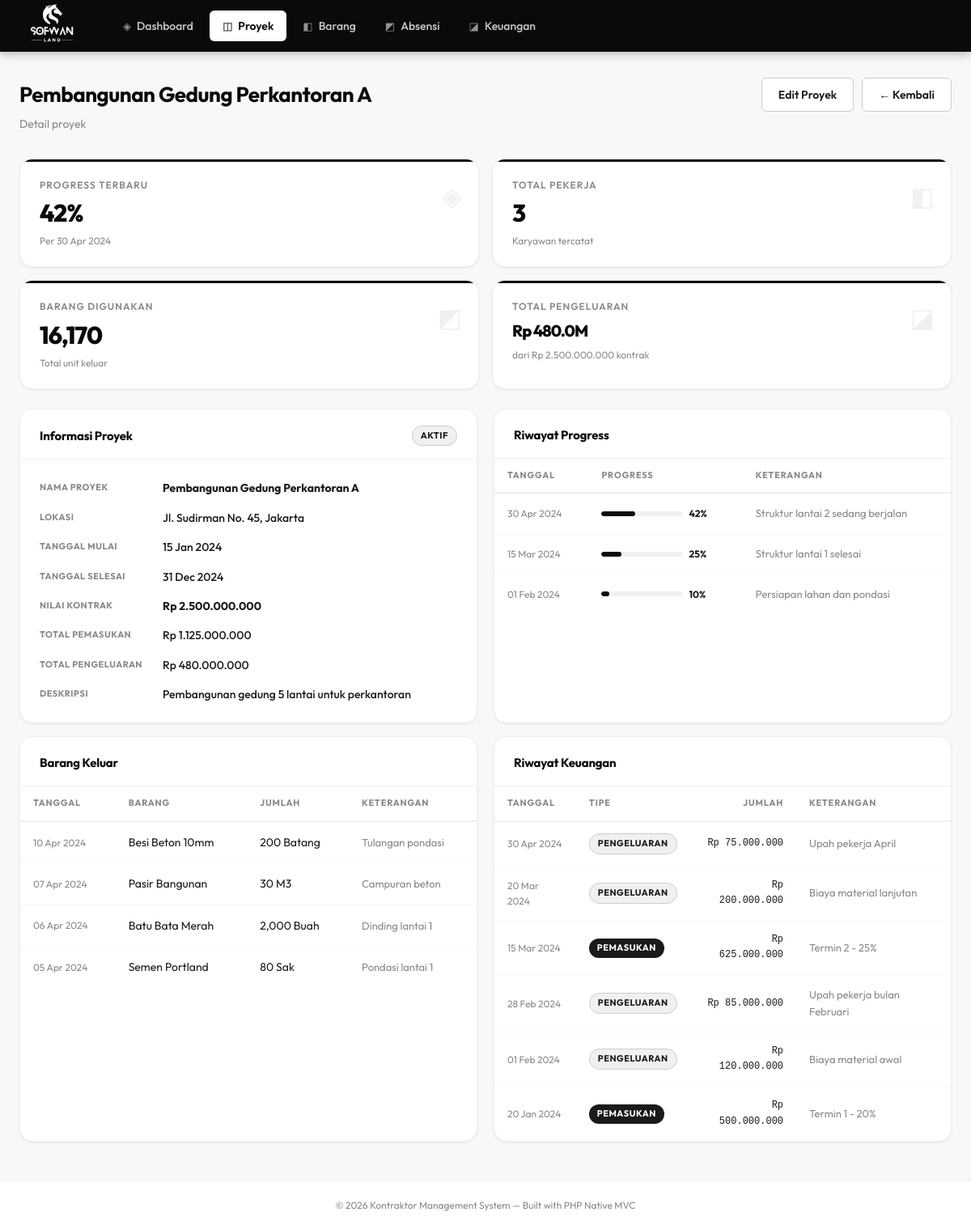
Screenshot of /index.php/public/index.php?page=proyek&action=detail&id=1 (signed in) with the database file from the repository.
### tables this page shows
CREATE TABLE IF NOT EXISTS proyek (
    id INT AUTO_INCREMENT PRIMARY KEY,
    nama_proyek VARCHAR(255) NOT NULL,
    lokasi VARCHAR(255) NOT NULL,
    tanggal_mulai DATE,
    tanggal_selesai DATE,
    nilai_kontrak DECIMAL(15,2) DEFAULT 0,
    status ENUM('aktif','selesai','pending') DEFAULT 'aktif',
    deskripsi TEXT,
    created_at TIMESTAMP DEFAULT CURRENT_TIMESTAMP
);

CREATE TABLE IF NOT EXISTS progress (
    id INT AUTO_INCREMENT PRIMARY KEY,
    id_proyek INT NOT NULL,
    persentase INT NOT NULL DEFAULT 0,
    keterangan TEXT,
    tanggal DATE NOT NULL,
    created_at TIMESTAMP DEFAULT CURRENT_TIMESTAMP,
    FOREIGN KEY (id_proyek) REFERENCES proyek(id)
);

CREATE TABLE IF NOT EXISTS barang_keluar (
    id INT AUTO_INCREMENT PRIMARY KEY,
    id_barang INT NOT NULL,
    id_proyek INT NOT NULL,
    jumlah INT NOT NULL,
    tanggal DATE NOT NULL,
    keterangan TEXT,
    created_at TIMESTAMP DEFAULT CURRENT_TIMESTAMP,
    FOREIGN KEY (id_barang) REFERENCES barang(id),
    FOREIGN KEY (id_proyek) REFERENCES proyek(id)
);

CREATE TABLE IF NOT EXISTS barang (
    id INT AUTO_INCREMENT PRIMARY KEY,
    nama_barang VARCHAR(255) NOT NULL,
    satuan VARCHAR(50),
    stok INT DEFAULT 0,
    harga_satuan DECIMAL(15,2) DEFAULT 0,
    created_at TIMESTAMP DEFAULT CURRENT_TIMESTAMP
);

CREATE TABLE IF NOT EXISTS laporan_keuangan (
    id INT AUTO_INCREMENT PRIMARY KEY,
    id_proyek INT NOT NULL,
    tipe ENUM('pemasukan','pengeluaran') NOT NULL,
    jumlah DECIMAL(15,2) NOT NULL,
    keterangan TEXT,
    tanggal DATE NOT NULL,
    created_at TIMESTAMP DEFAULT CURRENT_TIMESTAMP,
    FOREIGN KEY (id_proyek) REFERENCES proyek(id)
);

### config/database.php (called while the page is built, shortened)
<?php
function getDB() {
    static $pdo = null;
    if ($pdo === null) {
        try {
            $dsn = "mysql:host=" . DB_HOST . ";dbname=" . DB_NAME . ";charset=utf8mb4";
            $pdo = new PDO($dsn, DB_USER, DB_PASS, [
                PDO::ATTR_ERRMODE            => PDO::ERRMODE_EXCEPTION,
                PDO::ATTR_DEFAULT_FETCH_MODE => PDO::FETCH_ASSOC,
                PDO::ATTR_EMULATE_PREPARES   => false,
            ]);
        } catch (PDOException $e) {
            die(json_encode(['error' => 'Koneksi database gagal: ' . $e->getMessage()]));
        }
    }
    return $pdo;
}

### app/models/ProyekModel.php (called while the page is built, shortened)
<?php
class ProyekModel {
    private $db;
    public function __construct() {
        $this->db = getDB();
    }
    public function getDetail(int $id): ?array {
        $stmt = $this->db->prepare("
            SELECT
                p.*,
                COALESCE(pr.persentase, 0) AS progress_terbaru,
                COALESCE(pr.keterangan, '') AS progress_ket,
                COALESCE(pr.tanggal, '') AS progress_tgl,
                COUNT(DISTINCT a.id_karyawan) AS total_pekerja,
                COALESCE(SUM(bk.jumlah), 0) AS total_barang_keluar,
                COALESCE(lk_sum.total_biaya, 0) AS total_biaya,
                COALESCE(lk_sum.total_pemasukan, 0) AS total_pemasukan
            FROM proyek p
            LEFT JOIN (
                SELECT id_proyek, persentase, keterangan, tanggal FROM progress
                WHERE (id_proyek, tanggal) IN (
                    SELECT id_proyek, MAX(tanggal) FROM progress GROUP BY id_proyek
                )
            ) pr ON pr.id_proyek = p.id
            LEFT JOIN absensi a ON a.id_proyek = p.id
            LEFT JOIN barang_keluar bk ON bk.id_proyek = p.id
            LEFT JOIN (
                SELECT id_proyek,
                    SUM(CASE WHEN tipe = 'pengeluaran' THEN jumlah ELSE 0 END) AS total_biaya,
                    SUM(CASE WHEN tipe = 'pemasukan' THEN jumlah ELSE 0 END) AS total_pemasukan
                FROM laporan_keuangan GROUP BY id_proyek
            ) lk_sum ON lk_sum.id_proyek = p.id
            WHERE p.id = ?
            GROUP BY p.id, pr.persentase, pr.keterangan, pr.tanggal,
                     lk_sum.total_biaya, lk_sum.total_pemasukan
        ");
        $stmt->execute([$id]);
        return $stmt->fetch() ?: null;
    }
    public function getProgressHistory(int $id): array {
        $stmt = $this->db->prepare(
            "SELECT * FROM progress WHERE id_proyek = ? ORDER BY tanggal DESC LIMIT 10"
        );
        $stmt->execute([$id]);
        return $stmt->fetchAll();
    }
    public function getKeuanganHistory(int $id): array {
        $stmt = $this->db->prepare(
            "SELECT * FROM laporan_keuangan WHERE id_proyek = ? ORDER BY tanggal DESC LIMIT 10"
        );
        $stmt->execute([$id]);
        return $stmt->fetchAll();
    }
    public function getBarangKeluar(int $id): array {
        $stmt = $this->db->prepare("
            SELECT bk.*, b.nama_barang, b.satuan
            FROM barang_keluar bk
            JOIN barang b ON b.id = bk.id_barang
            WHERE bk.id_proyek = ?
            ORDER BY bk.tanggal DESC
        ");
        $stmt->execute([$id]);
        return $stmt->fetchAll();
    }
}

### app/views/proyek/detail.php (the view)
<?php require BASE_PATH . '/app/views/layouts/header.php'; ?>
<div class="detail-stats">
    <div class="stat-card">
        <div class="stat-label">Progress Terbaru</div>
        <div class="stat-value"><?= $proyek['progress_terbaru'] ?>%</div>
        <?php if ($proyek['progress_tgl']): ?>
        <div class="stat-trend">Per <?= date('d M Y', strtotime($proyek['progress_tgl'])) ?></div>
        <?php endif; ?>
        <div class="stat-icon">◈</div>
    </div>
    <div class="stat-card">
        <div class="stat-label">Total Pekerja</div>
        <div class="stat-value"><?= $proyek['total_pekerja'] ?></div>
        <div class="stat-trend">Karyawan tercatat</div>
        <div class="stat-icon">◧</div>
    </div>
    <div class="stat-card">
        <div class="stat-label">Barang Digunakan</div>
        <div class="stat-value"><?= number_format($proyek['total_barang_keluar']) ?></div>
        <div class="stat-trend">Total unit keluar</div>
        <div class="stat-icon">◩</div>
    </div>
    <div class="stat-card">
        <div class="stat-label">Total Pengeluaran</div>
        <div class="stat-value small">Rp <?= number_format($proyek['total_biaya']/1000000, 1) ?>M</div>
        <div class="stat-trend">dari Rp <?= number_format($proyek['nilai_kontrak'], 0, ',', '.') ?> kontrak</div>
        <div class="stat-icon">◪</div>
    </div>
</div>
<div class="grid-2">
    <div class="card">
        <div class="card-header"><span class="card-title">Informasi Proyek</span>
            <span class="badge badge-<?= $proyek['status'] ?>"><?= ucfirst($proyek['status']) ?></span>
        </div>
        <div class="card-body">
            <div class="info-list">
                <div class="info-item">
                    <span class="info-key">Nama Proyek</span>
                    <span class="info-val fw-700"><?= htmlspecialchars($proyek['nama_proyek']) ?></span>
                </div>
                <div class="info-item">
                    <span class="info-key">Lokasi</span>
                    <span class="info-val"><?= htmlspecialchars($proyek['lokasi']) ?></span>
                </div>
                <div class="info-item">
                    <span class="info-key">Tanggal Mulai</span>
                    <span class="info-val"><?= $proyek['tanggal_mulai'] ? date('d M Y', strtotime($proyek['tanggal_mulai'])) : '-' ?></span>
                </div>
                <div class="info-item">
                    <span class="info-key">Tanggal Selesai</span>
                    <span class="info-val"><?= $proyek['tanggal_selesai'] ? date('d M Y', strtotime($proyek['tanggal_selesai'])) : '-' ?></span>
                </div>
                <div class="info-item">
                    <span class="info-key">Nilai Kontrak</span>
                    <span class="info-val fw-700">Rp <?= number_format($proyek['nilai_kontrak'], 0, ',', '.') ?></span>
                </div>
                <div class="info-item">
                    <span class="info-key">Total Pemasukan</span>
                    <span class="info-val">Rp <?= number_format($proyek['total_pemasukan'], 0, ',', '.') ?></span>
                </div>
                <div class="info-item">
                    <span class="info-key">Total Pengeluaran</span>
                    <span class="info-val">Rp <?= number_format($proyek['total_biaya'], 0, ',', '.') ?></span>
                </div>
                <?php if ($proyek['deskripsi']): ?>
                <div class="info-item">
                    <span class="info-key">Deskripsi</span>
                    <span class="info-val"><?= nl2br(htmlspecialchars($proyek['deskripsi'])) ?></span>
                </div>
                <?php endif; ?>
            </div>
        </div>
    </div>
    <div class="card">
        <div class="card-header"><span class="card-title">Riwayat Progress</span></div>
        <div class="table-wrap">
            <table>
                <thead>
                    <tr><th>Tanggal</th><th>Progress</th><th>Keterangan</th></tr>
                </thead>
                <tbody>
                    <?php if (empty($progressHistory)): ?>
                    <tr><td colspan="3" class="text-center text-muted" style="padding:24px">Belum ada riwayat progress</td></tr>
                    <?php else: ?>
                    <?php foreach ($progressHistory as $pr): ?>
                    <tr>
                        <td class="text-muted" style="font-size:12px"><?= date('d M Y', strtotime($pr['tanggal'])) ?></td>
                        <td>
                            <div class="flex">
                                <div class="progress-bar-wrap">
                                    <div class="progress-bar-fill" data-width="<?= $pr['persentase'] ?>"></div>
                                </div>
                                <span class="progress-label"><?= $pr['persentase'] ?>%</span>
                            </div>
                        </td>
                        <td class="text-muted"><?= htmlspecialchars($pr['keterangan'] ?? '-') ?></td>
                    </tr>
                    <?php endforeach; ?>
                    <?php endif; ?>
                </tbody>
            </table>
        </div>
    </div>
</div>
<div class="grid-2 mt-4">
    <div class="card">
        <div class="card-header"><span class="card-title">Barang Keluar</span></div>
        <div class="table-wrap">
            <table>
                <thead><tr><th>Tanggal</th><th>Barang</th><th>Jumlah</th><th>Keterangan</th></tr></thead>
                <tbody>
                    <?php if (empty($barangKeluar)): ?>
                    <tr><td colspan="4" class="text-center text-muted" style="padding:24px">Belum ada barang keluar</td></tr>
                    <?php else: ?>
                    <?php foreach ($barangKeluar as $bk): ?>
                    <tr>
                        <td class="text-muted" style="font-size:12px"><?= date('d M Y', strtotime($bk['tanggal'])) ?></td>
                        <td><?= htmlspecialchars($bk['nama_barang']) ?></td>
                        <td><?= number_format($bk['jumlah']) ?> <?= $bk['satuan'] ?></td>
                        <td class="text-muted"><?= htmlspecialchars($bk['keterangan'] ?? '-') ?></td>
                    </tr>
                    <?php endforeach; ?>
                    <?php endif; ?>
                </tbody>
            </table>
        </div>
    </div>
    <div class="card">
        <div class="card-header"><span class="card-title">Riwayat Keuangan</span></div>
        <div class="table-wrap">
            <table>
                <thead><tr><th>Tanggal</th><th>Tipe</th><th class="text-right">Jumlah</th><th>Keterangan</th></tr></thead>
                <tbody>
                    <?php if (empty($keuanganHistory)): ?>
                    <tr><td colspan="4" class="text-center text-muted" style="padding:24px">Belum ada data keuangan</td></tr>
                    <?php else: ?>
                    <?php foreach ($keuanganHistory as $lk): ?>
                    <tr>
                        <td class="text-muted" style="font-size:12px"><?= date('d M Y', strtotime($lk['tanggal'])) ?></td>
                        <td><span class="badge <?= $lk['tipe'] === 'pemasukan' ? 'badge-selesai' : 'badge-aktif' ?>"><?= ucfirst($lk['tipe']) ?></span></td>
                        <td class="text-right font-mono" style="font-size:12px">Rp <?= number_format($lk['jumlah'], 0, ',', '.') ?></td>
                        <td class="text-muted"><?= htmlspecialchars($lk['keterangan'] ?? '-') ?></td>
                    </tr>
                    <?php endforeach; ?>
                    <?php endif; ?>
                </tbody>
            </table>
        </div>
    </div>
</div>
<?php require BASE_PATH . '/app/views/layouts/footer.php'; ?>

### app/views/layouts/header.php (shortened to what this page needs)
<!DOCTYPE html>
<html lang="id">
<head>
    <link rel="stylesheet" href="<?= BASE_URL ?>/public/assets/css/style.css">
</head>
<body>
<nav class="navbar d-flex justify-content-between align-items-center">
  <div class="d-flex align-items-center">
        <img src="assets/logoputih.png" width="80" class="me-2">
    </div>
    <div class="navbar-menu" id="navMenu">
        <?php
        $currentPage = $_GET['page'] ?? 'dashboard';
        $menuItems = [
            'dashboard' => ['icon' => '◈', 'label' => 'Dashboard'],
            'proyek'    => ['icon' => '◫', 'label' => 'Proyek'],
            'barang'    => ['icon' => '◧', 'label' => 'Barang'],
            'absensi'   => ['icon' => '◩', 'label' => 'Absensi'],
            'keuangan'  => ['icon' => '◪', 'label' => 'Keuangan'],
        ];
        foreach ($menuItems as $key => $item):
            $isActive = ($currentPage === $key) ? 'active' : '';
        ?>
        <a href="<?= BASE_URL ?>/public/index.php?page=<?= $key ?>" class="nav-link <?= $isActive ?>">
            <span class="nav-icon"><?= $item['icon'] ?></span>
            <?= $item['label'] ?>
        </a>
        <?php endforeach; ?>
    </div>
</nav>
<main class="main-content">
    <div class="page-header">
        <div>
            <h1 class="page-title"><?= $pageTitle ?? 'Dashboard' ?></h1>
            <?php if (!empty($pageSubtitle)): ?>
            <p class="page-subtitle"><?= $pageSubtitle ?></p>
            <?php endif; ?>
        </div>
        <?php if (!empty($pageAction)): ?>
        <div class="page-actions">
            <?= $pageAction ?>
        </div>
        <?php endif; ?>
    </div>

### rows the page displays
proyek: nama_proyek "Pembangunan Gedung Perkantoran A", nilai_kontrak "2.500.000.000", status "AKTIF", lokasi "Jl. Sudirman No. 45, Jakarta", tanggal_mulai "15 Jan 2024", tanggal_selesai "31 Dec 2024", deskripsi "Pembangunan gedung 5 lantai untuk perkantoran"
progress: tanggal "30 Apr 2024", persentase "42", keterangan "Struktur lantai 2 sedang berjalan"
progress: tanggal "15 Mar 2024", persentase "25", keterangan "Struktur lantai 1 selesai"
progress: tanggal "01 Feb 2024", persentase "10", keterangan "Persiapan lahan dan pondasi"
barang_keluar: tanggal "10 Apr 2024", id_barang.nama_barang "Besi Beton 10mm", jumlah "200", id_barang.satuan "Batang", keterangan "Tulangan pondasi"
barang_keluar: tanggal "07 Apr 2024", id_barang.nama_barang "Pasir Bangunan", jumlah "30", id_barang.satuan "M3", keterangan "Campuran beton"
barang_keluar: tanggal "06 Apr 2024", id_barang.nama_barang "Batu Bata Merah", jumlah "2,000", id_barang.satuan "Buah", keterangan "Dinding lantai 1"
barang_keluar: tanggal "05 Apr 2024", id_barang.nama_barang "Semen Portland", jumlah "80", id_barang.satuan "Sak", keterangan "Pondasi lantai 1"
laporan_keuangan: tanggal "30 Apr 2024", tipe "PENGELUARAN", jumlah "75.000.000", keterangan "Upah pekerja April"
laporan_keuangan: tanggal "20 Mar 2024", tipe "PENGELUARAN", jumlah "200.000.000", keterangan "Biaya material lanjutan"
laporan_keuangan: tanggal "15 Mar 2024", tipe "PEMASUKAN", jumlah "625.000.000", keterangan "Termin 2 - 25%"
laporan_keuangan: tanggal "28 Feb 2024", tipe "PENGELUARAN", jumlah "85.000.000", keterangan "Upah pekerja bulan Februari"
laporan_keuangan: tanggal "01 Feb 2024", tipe "PENGELUARAN", jumlah "120.000.000", keterangan "Biaya material awal"
laporan_keuangan: tanggal "20 Jan 2024", tipe "PEMASUKAN", jumlah "500.000.000", keterangan "Termin 1 - 20%"

### other values shown
$item['icon'] "◈"
$item['label'] "Dashboard"
$item['icon'] "◫"
$item['label'] "Proyek"
$item['icon'] "◧"
$item['label'] "Barang"
$item['icon'] "◩"
$item['label'] "Absensi"
$item['icon'] "◪"
$item['label'] "Keuangan"
$pageSubtitle "Detail proyek"
$proyek['progress_terbaru'] "42"
date('d M Y', strtotime($proyek['progress_tgl'])) "30 Apr 2024"
$proyek['total_pekerja'] "3"
$proyek['total_barang_keluar'] "16,170"
